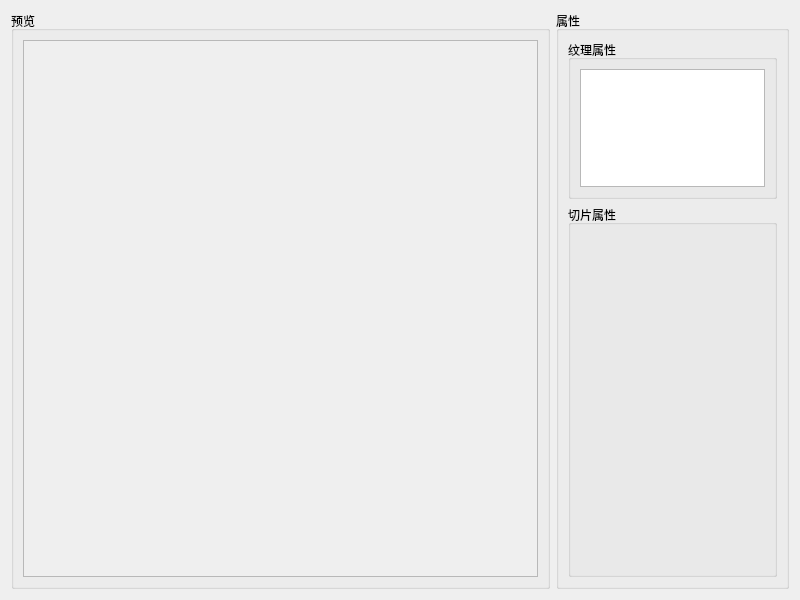
<?xml version="1.0" encoding="UTF-8"?>
<ui version="4.0">
 <class>CSlicePanel</class>
 <widget class="QWidget" name="CSlicePanel">
  <property name="geometry">
   <rect>
    <x>0</x>
    <y>0</y>
    <width>800</width>
    <height>600</height>
   </rect>
  </property>
  <property name="windowTitle">
   <string>Form</string>
  </property>
  <layout class="QGridLayout" name="gridLayout" columnstretch="7,3">
   <item row="0" column="0">
    <widget class="QGroupBox" name="groupBox">
     <property name="title">
      <string>预览</string>
     </property>
     <layout class="QGridLayout" name="gridLayout_2">
      <item row="0" column="0">
       <widget class="CScrollArea" name="scrollArea">
        <property name="widgetResizable">
         <bool>true</bool>
        </property>
        <widget class="QWidget" name="scrollAreaWidgetContents">
         <property name="geometry">
          <rect>
           <x>0</x>
           <y>0</y>
           <width>495</width>
           <height>538</height>
          </rect>
         </property>
         <layout class="QGridLayout" name="gridLayout_4">
          <property name="leftMargin">
           <number>10</number>
          </property>
          <property name="topMargin">
           <number>10</number>
          </property>
          <property name="rightMargin">
           <number>10</number>
          </property>
          <property name="bottomMargin">
           <number>10</number>
          </property>
          <item row="0" column="0">
           <widget class="CPictureBox" name="imageWidget" native="true">
            <layout class="QGridLayout" name="gridLayout_7">
             <property name="sizeConstraint">
              <enum>QLayout::SetDefaultConstraint</enum>
             </property>
             <property name="leftMargin">
              <number>0</number>
             </property>
             <property name="topMargin">
              <number>0</number>
             </property>
             <property name="rightMargin">
              <number>0</number>
             </property>
             <property name="bottomMargin">
              <number>0</number>
             </property>
             <property name="spacing">
              <number>0</number>
             </property>
             <item row="0" column="0">
              <widget class="CGridArea" name="gridArea" native="true"/>
             </item>
            </layout>
           </widget>
          </item>
         </layout>
        </widget>
       </widget>
      </item>
     </layout>
    </widget>
   </item>
   <item row="0" column="1">
    <widget class="QGroupBox" name="groupBox_2">
     <property name="minimumSize">
      <size>
       <width>233</width>
       <height>0</height>
      </size>
     </property>
     <property name="maximumSize">
      <size>
       <width>333</width>
       <height>16777215</height>
      </size>
     </property>
     <property name="title">
      <string>属性</string>
     </property>
     <layout class="QGridLayout" name="gridLayout_3" rowstretch="3,7">
      <item row="0" column="0">
       <widget class="QGroupBox" name="groupBox_3">
        <property name="title">
         <string>纹理属性</string>
        </property>
        <layout class="QGridLayout" name="gridLayout_6">
         <item row="0" column="0">
          <widget class="QListWidget" name="imageAttrList">
           <property name="focusPolicy">
            <enum>Qt::NoFocus</enum>
           </property>
           <property name="selectionMode">
            <enum>QAbstractItemView::NoSelection</enum>
           </property>
          </widget>
         </item>
        </layout>
       </widget>
      </item>
      <item row="1" column="0">
       <widget class="QGroupBox" name="groupBox_4">
        <property name="title">
         <string>切片属性</string>
        </property>
        <layout class="QGridLayout" name="gridLayout_5">
         <item row="0" column="0">
          <widget class="QtTreePropertyBrowser" name="propsWidget" native="true"/>
         </item>
        </layout>
       </widget>
      </item>
     </layout>
    </widget>
   </item>
  </layout>
 </widget>
 <customwidgets>
  <customwidget>
   <class>CPictureBox</class>
   <extends>QWidget</extends>
   <header>Component/UI/CPictureBox.h</header>
   <container>1</container>
  </customwidget>
  <customwidget>
   <class>QtTreePropertyBrowser</class>
   <extends>QWidget</extends>
   <header location="global">QtTreePropertyBrowser.h</header>
   <container>1</container>
  </customwidget>
  <customwidget>
   <class>CGridArea</class>
   <extends>QWidget</extends>
   <header>Component/UI/CGridArea.h</header>
   <container>1</container>
  </customwidget>
  <customwidget>
   <class>CScrollArea</class>
   <extends>QScrollArea</extends>
   <header>Modules/SlicePanel/Component/CScrollArea.h</header>
   <container>1</container>
  </customwidget>
 </customwidgets>
 <resources/>
 <connections/>
</ui>
